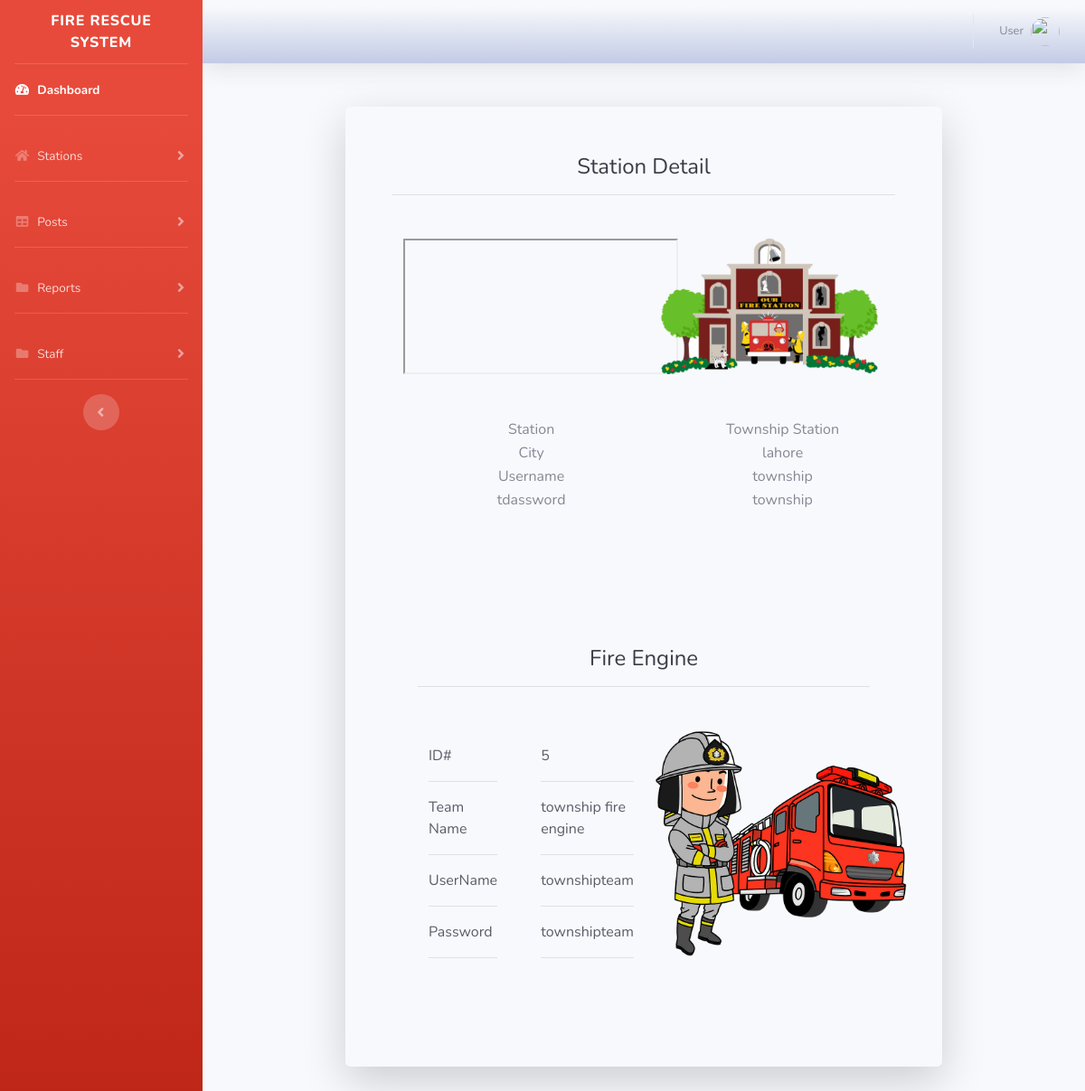
/admin/station_detail.php?id=8 (signed in), run on the app's committed database.
### tables this page shows
CREATE TABLE `station` (
  `station_id` int(11) NOT NULL,
  `station_name` text NOT NULL,
  `station_contact` int(100) NOT NULL,
  `station_username` varchar(100) NOT NULL,
  `station_password` varchar(100) NOT NULL,
  `station_city` text NOT NULL,
  `station_latitude` varchar(200) NOT NULL,
  `station_longitude` varchar(200) NOT NULL,
  `station_timestamp` date NOT NULL DEFAULT current_timestamp()
);

CREATE TABLE `rescue_team` (
  `team_id` int(11) NOT NULL,
  `station_id` int(11) NOT NULL,
  `team_name` varchar(200) NOT NULL,
  `team_username` varchar(200) NOT NULL,
  `team_password` varchar(111) NOT NULL
);

### admin/station_detail.php (the view)
<?php include 'include/header.php'; ?>
<?php include '../connection/connectdatabase.php'; ?>
<div class="col-lg-9 col-md-12 col-sm-12 mx-auto">
    <div class="container bg-light">
        <div class="card o-hidden border-0 shadow-lg my-5 bg-light">
            <div class="card-body p-0 m-1">
                <div class="row">
                    <div class="col-lg-12 col-md-12">
                        <div class="p-5">
                            <div class="text-center">
                                <h2 class="h4 text-gray-900 ">Station Detail</h2>
                                <hr>
                            </div>
                            <div class="row mt-5 mx-auto">
                              <div class="col-lg-6 col-md-12 col-sm-12 mx-auto" >
                                <div class="d-flex">
<?php if (isset($_GET['id'])){ $id=$_GET['id'];}
$query = mysqli_query($conn,"SELECT * FROM station WHERE station_id='$id'");
$data = mysqli_fetch_assoc($query);
?>
                                  <iframe height="150" width="400" src = "https://maps.google.com/maps?q=<?=$data['station_latitude']?>,<?=$data['station_longitude']?>&hl=es;z=14&amp;output=embed"></iframe>
                                </div>
                              </div>
                               <div class="col-lg-6 text-center" >
                                   <img height="150px" src="../assets/img/station.png" alt="">
                              </div>
                            </div>
                            <table class="col-md-12 mt-5 text-center ml-5 ">
                              <tr>
                                <td>Station  </td>
                                <td class=""><?=$data['station_name']?></td>
                              </tr>
                              <tr>
                                <td>City  </td>
                                <td><?=$data['station_city']?></td>
                              </tr>
                              <tr>
                                <td>Username  </td>
                                <td><?=$data['station_username']?></td>
                              </tr>
                              <tr>
                                <td>tdassword  </td>
                                <td><?=$data['station_password']?></td>
                              </tr>
                          </table>
                            </div>
                        </div>
                    </div>
    <div class="container bg-light">
        <div class="card o-hidden border-0 my-5 bg-light">
            <div class="card-body p-0 m-1">
                <div class="row ">
                    <div class="col-lg-12 col-md-12 ">
                        <div class="p-5">
                            <div class="text-center">
                                <h2 class="h4 text-gray-900">Fire Engine</h2>
                                <hr>
                            </div>
                            <div class="row mt-5 mx-auto">
                              <div class="col-lg-6 col-md-12 col-sm-12 mx-auto" >
                                <div class="d-flex text-dark">
                                  <div class="mt-3">
                                    <p>ID#</p>
                                    <hr>
                                    <p>Team Name</p>
                                    <hr>
                                    <p>UserName</p>
                                    <hr>
                                    <p>Password</p>
                                    <hr>
                                  </div>
                                  <div class="ml-5 mt-3 ">
<?php
$query = mysqli_query($conn,"SELECT * FROM rescue_team WHERE station_id='$id'");
$data = mysqli_fetch_assoc($query);
?>
                                    <p><?=$data['team_id']?></p>
                                    <hr>
                                    <p><?=$data['team_name']?></p>
                                    <hr>
                                    <p><?=$data['team_username']?></p>
                                    <hr>
                                    <p><?=$data['team_password']?></p>
                                    <hr>
                                  </div>
                                </div>
                              </div>
                               <div class="col-lg-6 text-center" >
                                   <img height="250px" src="../assets/img/fireengine.png" alt="">
                              </div>
                            </div>
                        </div>
                    </div>
                </div>
            </div>
        </div>
    </div>
                </div>
            </div>
        </div>
    </div>
</div>
<?php include 'include/footer.php'; ?>

### data on the page
station: station_name "Township Station", station_city "lahore", station_username "township", station_password "township"
rescue_team: team_id "5", team_name "township fire engine", team_username "townshipteam", team_password "townshipteam"
